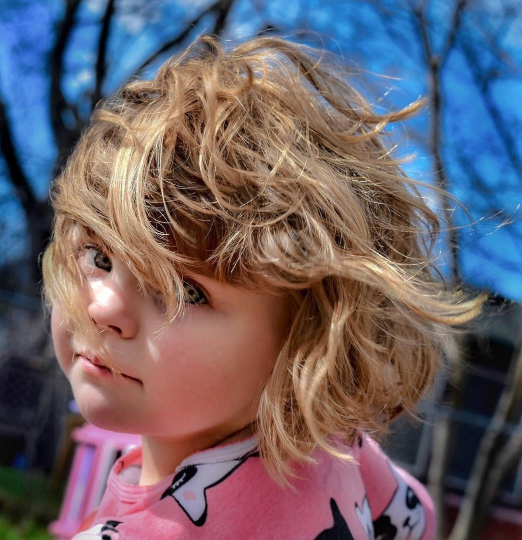
#> input picture code-base/test/image/02_0030_input.jpg, 1044 x 1080 px, found by its file name (shown at 1/2 size)
$ python evaluation.py
#> lines starting #> are read from the running program, lines starting #| are printed output that depends on the picture
import os
import cv2
import numpy as np
from   utils import comput_sad_loss, compute_mse_loss
import argparse

if __name__ == '__main__':
    parser = argparse.ArgumentParser()
    parser.add_argument('--pred-dir', type=str, default='/home/lab505/PycharmProjects/IVOMatting/code-base/output/DCONV/latest/MGMatting-Dconv-DIM-100k_latest_model.pth', help="pred alpha dir")
    parser.add_argument('--label-dir', type=str, default='/home/lab505/PycharmProjects/IVOMatting/code-base/Combined_Dataset/Test_set/Adobe-licensed images/alpha_copy', help="GT alpha dir")
    parser.add_argument('--trimap-dir', type=str, default='/home/lab505/PycharmProjects/IVOMatting/code-base/Combined_Dataset/Test_set/Adobe-licensed images/trimaps', help="trimap dir")

    args = parser.parse_args()

    mse_loss = []
    sad_loss = []

    ### loss_unknown only consider the unknown regions, i.e. trimap==128, as trimap-based methods do
    mse_loss_unknown = []
    sad_loss_unknown = []

    for img in os.listdir(args.label_dir):
        print(img)
        pred = cv2.imread(os.path.join(args.pred_dir, img), 0).astype(np.float32)
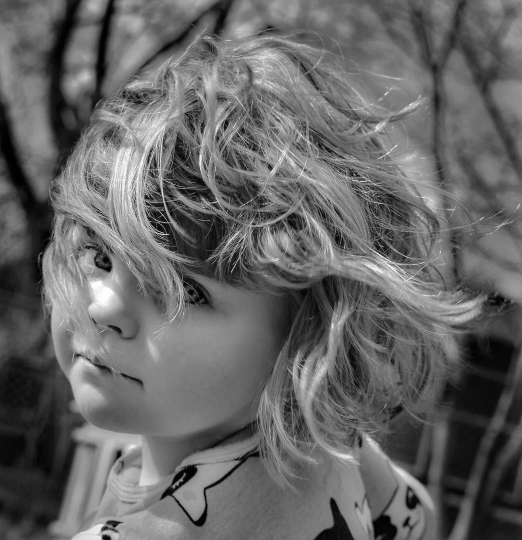
#> pred: shape (1080, 1044) float32 (shown at 1/2 size); min 0, max 255, mean 101.2
        label = cv2.imread(os.path.join(args.label_dir, img), 0).astype(np.float32)
        trimap = cv2.imread(os.path.join(args.trimap_dir, img), 0).astype(np.float32)

#> (the run stopped early here; a loop or call above may not have finished)

$ run again, on code-base/test/image/02_0034_input.jpg
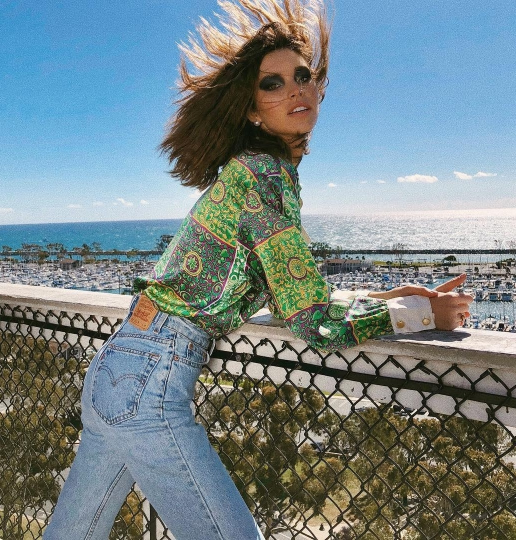
#> input picture code-base/test/image/02_0034_input.jpg, 1032 x 1080 px, found by its file name (shown at 1/2 size)
#> `pred = cv2.imread(os.path.join(args.pred_dir, img), 0).astype(np.float..`:
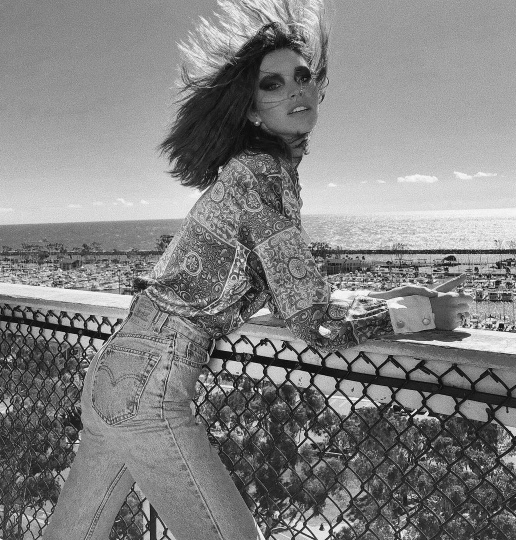
#> pred: shape (1080, 1032) float32 (shown at 1/2 size); min 0, max 255, mean 129.6

$ run again, on code-base/test/image/02_0037_input.jpg
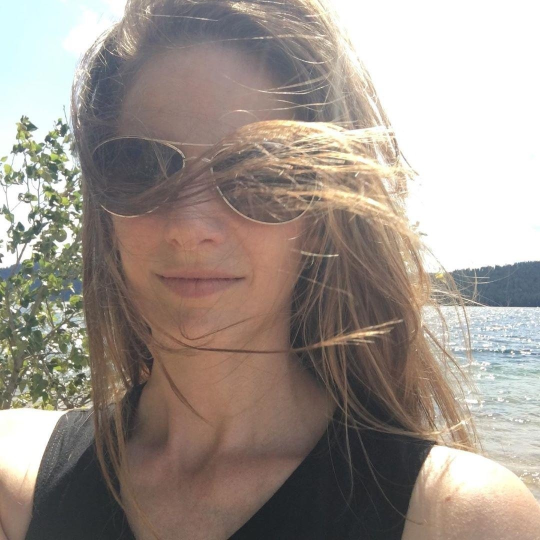
#> input picture code-base/test/image/02_0037_input.jpg, 1080 x 1080 px, found by its file name (shown at 1/2 size)
#> `pred = cv2.imread(os.path.join(args.pred_dir, img), 0).astype(np.float..`:
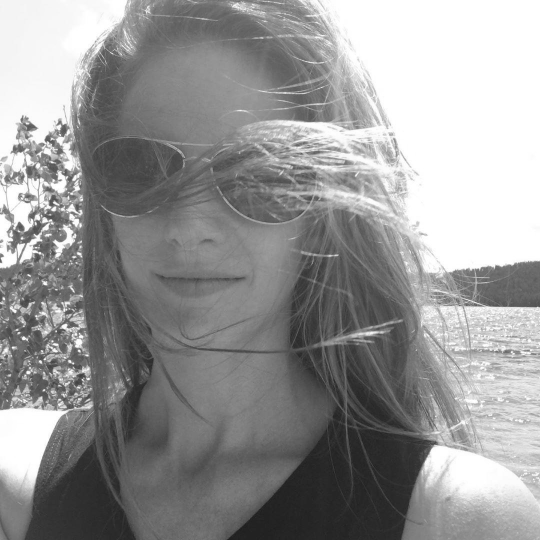
#> pred: shape (1080, 1080) float32 (shown at 1/2 size); min 22, max 255, mean 149.6
